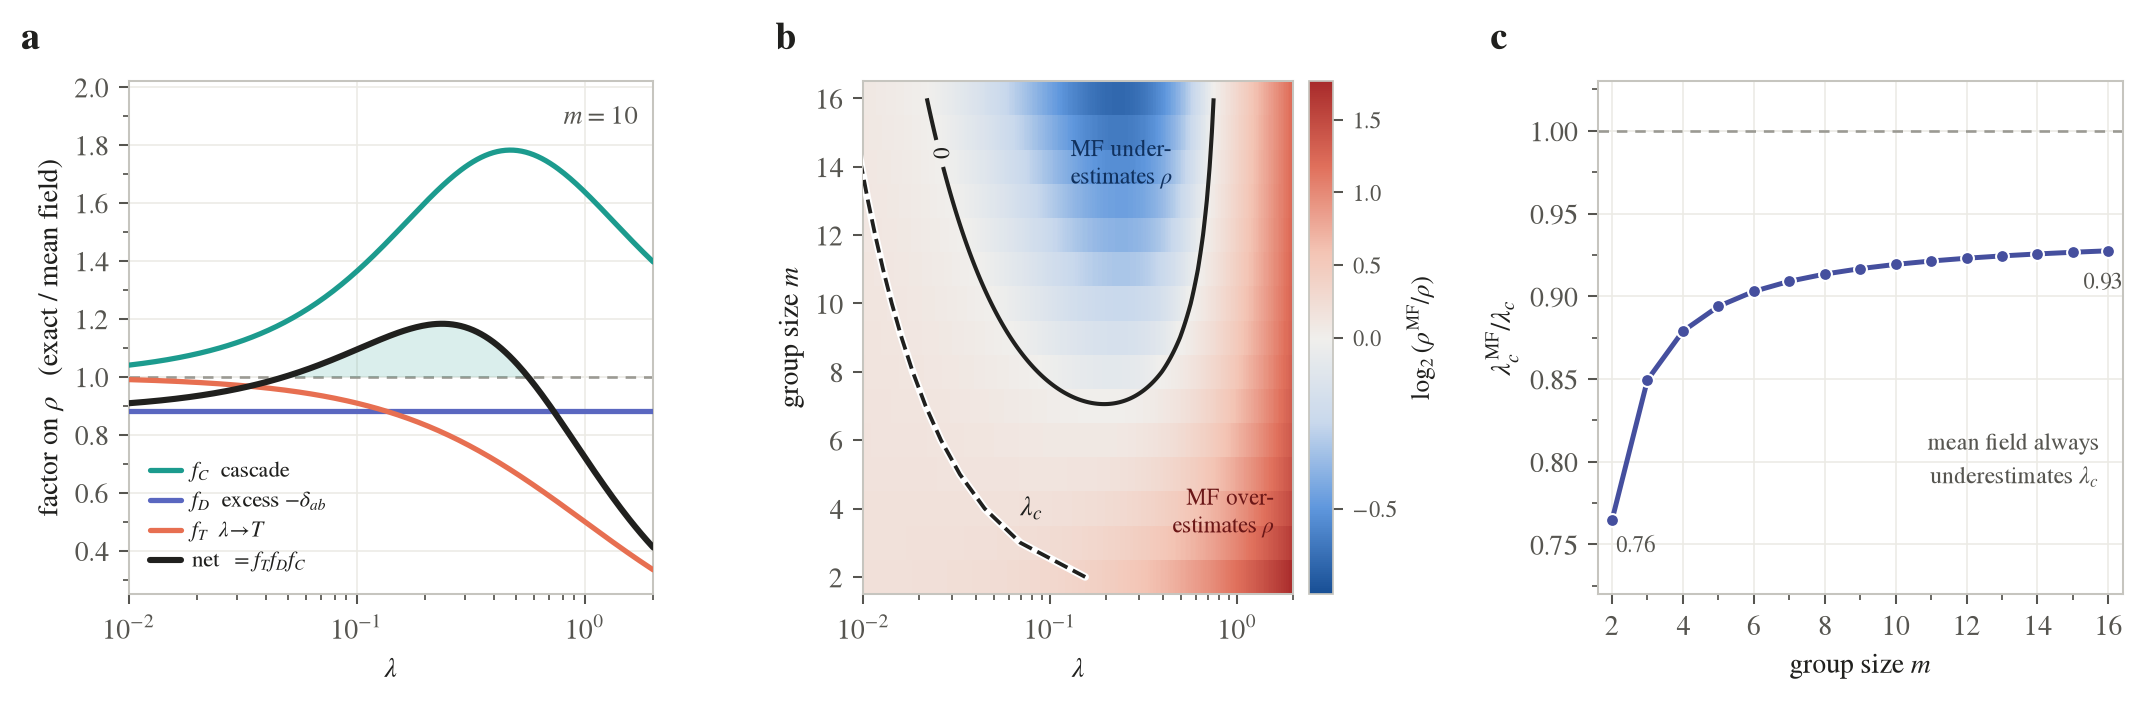

This chart was generated by the following Python code:
"""
Figure 3: turning off the three mean-field deviations term by term, and the
sign and magnitude of the net deviation on the (m, lambda) plane.
"""
import json
import numpy as np
import matplotlib as mpl
import matplotlib.pyplot as plt
from matplotlib.colors import LinearSegmentedColormap, TwoSlopeNorm
from matplotlib.ticker import MultipleLocator, AutoMinorLocator

from theory import lambda_c_rho
from meanfield import factors, lambda_c_mf, lambda_c_switched

# ---------------------------------------------------------------- style
INK, SEC, MUTED = "#20201e", "#565550", "#9b9a93"
GRID, SPINE = "#ecebe5", "#c6c5bf"
TEAL, CORAL, INDIGO = "#1C9B8E", "#E76F51", "#5A67C0"
PT = "#454F9E"
mpl.rcParams.update({
    "figure.dpi": 140, "savefig.dpi": 340,
    "font.family": "STIXGeneral", "mathtext.fontset": "stix", "font.size": 9.5,
    "axes.edgecolor": SPINE, "axes.linewidth": 0.7,
    "axes.labelcolor": INK, "axes.labelpad": 3.5, "text.color": INK,
    "xtick.color": SEC, "ytick.color": SEC,
    "xtick.labelcolor": SEC, "ytick.labelcolor": SEC,
    "xtick.major.size": 3.4, "ytick.major.size": 3.4,
    "xtick.minor.size": 1.9, "ytick.minor.size": 1.9,
    "xtick.major.width": 0.7, "ytick.major.width": 0.7,
    "axes.grid": True, "grid.color": GRID, "grid.linewidth": 0.55,
    "legend.frameon": False, "axes.axisbelow": True,
    "lines.solid_capstyle": "round",
})
# diverging: blue <-> neutral grey <-> red  (never a hue at the midpoint)
DIV = LinearSegmentedColormap.from_list(
    "div", ["#184f95", "#5f97dd", "#c8d8ec", "#f0efec", "#f3c4b4", "#e0705c", "#a82b2b"])

P = {(3, 3): 0.5, (5, 5): 0.5}          # k in {3,5}, two layers, m1 = m2 = m
MS = list(range(2, 17))
LAMS = np.geomspace(0.01, 2.0, 260)

# ---------------------------------------------------------------- data
Z = np.empty((len(MS), len(LAMS)))       # log2(rho_MF / rho_exact)
for i, m in enumerate(MS):
    for j, lam in enumerate(LAMS):
        Z[i, j] = -np.log2(factors(P, (m, m), lam)[3])   # net = rho/rho_MF

lc_ex = np.array([lambda_c_rho(P, (m, m)) for m in MS])
lc_mf = np.array([lambda_c_mf(P, (m, m)) for m in MS])
ratio = lc_mf / lc_ex

M_A = 10                                  # representative m for panel (a)
fT = np.array([factors(P, (M_A, M_A), l)[0] for l in LAMS])
fD = np.array([factors(P, (M_A, M_A), l)[1] for l in LAMS])
fC = np.array([factors(P, (M_A, M_A), l)[2] for l in LAMS])
net = fT * fD * fC

# ---------------------------------------------------------------- figure
fig, (axA, axB, axC) = plt.subplots(1, 3, figsize=(10.4, 3.3))
fig.subplots_adjust(left=0.062, right=0.975, bottom=0.165, top=0.905, wspace=0.40)

def tag(ax, s):
    ax.text(-0.205, 1.045, s, transform=ax.transAxes, fontsize=13,
            fontweight="bold", va="bottom", ha="left", color=INK)

# ---- (a) the three factors, switched on one at a time -------------------
axA.axhline(1.0, color=MUTED, lw=0.9, ls=(0, (4, 3)), zorder=1)
axA.plot(LAMS, fC, "-", color=TEAL, lw=1.8, zorder=3, label=r"$f_C$  cascade")
axA.plot(LAMS, fD * np.ones_like(LAMS), "-", color=INDIGO, lw=1.8, zorder=3,
         label=r"$f_D$  excess $-\delta_{ab}$")
axA.plot(LAMS, fT, "-", color=CORAL, lw=1.8, zorder=3, label=r"$f_T$  $\lambda\!\to\!T$")
axA.plot(LAMS, net, "-", color=INK, lw=2.1, zorder=4, label=r"net  $=f_Tf_Df_C$")
above = net > 1
if above.any():
    axA.fill_between(LAMS, 1, net, where=above, color=TEAL, alpha=0.16,
                     lw=0, zorder=2)
axA.set_xscale("log")
axA.set_xlim(LAMS[0], LAMS[-1]); axA.set_ylim(0.25, 2.02)
axA.set_xlabel(r"$\lambda$")
axA.set_ylabel(r"factor on $\rho$   (exact / mean field)")
axA.yaxis.set_minor_locator(AutoMinorLocator(2))
axA.tick_params(which="both", top=False, right=False)
axA.legend(loc="lower left", frameon=False, fontsize=7.6, handlelength=1.4,
           handletextpad=0.5, labelspacing=0.35, borderaxespad=0.55)
axA.text(0.97, 0.955, rf"$m={M_A}$", transform=axA.transAxes, fontsize=9,
         color=SEC, ha="right", va="top")
tag(axA, "a")

# ---- (b) net deviation on the (m, lambda) plane -------------------------
vmax = float(np.max(np.abs(Z)))
norm = TwoSlopeNorm(vmin=-max(0.75, np.max(-Z)), vcenter=0.0, vmax=vmax)
pcm = axB.pcolormesh(LAMS, MS, Z, cmap=DIV, norm=norm, shading="nearest")
cs = axB.contour(LAMS, MS, Z, levels=[0.0], colors=[INK], linewidths=1.4,
                 linestyles="-")
axB.clabel(cs, fmt={0.0: "0"}, fontsize=8, inline=True)
axB.plot(lc_ex, MS, "-", color="white", lw=2.6, zorder=4)
axB.plot(lc_ex, MS, "--", color=INK, lw=1.3, zorder=5)
axB.text(lc_ex[2] * 1.55, MS[2], r"$\lambda_c$", color=INK, fontsize=9.5,
         ha="left", va="center", zorder=6)
axB.set_xscale("log")
axB.set_xlim(LAMS[0], LAMS[-1]); axB.set_ylim(MS[0] - 0.5, MS[-1] + 0.5)
axB.set_xlabel(r"$\lambda$")
axB.set_ylabel(r"group size $m$")
axB.yaxis.set_major_locator(MultipleLocator(2))
axB.grid(False)
axB.tick_params(which="both", top=False, right=False)
cb = fig.colorbar(pcm, ax=axB, pad=0.03, aspect=22)
cb.set_label(r"$\log_2(\rho^{\mathrm{MF}}/\rho)$", fontsize=8.6)
cb.ax.tick_params(labelsize=7.8, color=SEC, labelcolor=SEC)
cb.outline.set_edgecolor(SPINE); cb.outline.set_linewidth(0.6)
axB.text(0.60, 0.90, "MF under-\nestimates $\\rho$", transform=axB.transAxes,
         fontsize=7.8, color="#10315e", ha="center", va="top", linespacing=1.35)
axB.text(0.955, 0.10, "MF over-\nestimates $\\rho$", transform=axB.transAxes,
         fontsize=7.8, color="#6b1717", ha="right", va="bottom", linespacing=1.35)
tag(axB, "b")

# ---- (c) the threshold consequence --------------------------------------
axC.axhline(1.0, color=MUTED, lw=0.9, ls=(0, (4, 3)), zorder=1)
axC.plot(MS, ratio, "-o", color=PT, lw=1.7, ms=4.4, mfc=PT, mec="white",
         mew=0.7, zorder=3)
axC.set_xlim(MS[0] - 0.4, MS[-1] + 0.4); axC.set_ylim(0.72, 1.03)
axC.set_xlabel(r"group size $m$")
axC.set_ylabel(r"$\lambda_c^{\mathrm{MF}}/\lambda_c$")
axC.xaxis.set_major_locator(MultipleLocator(2))
axC.yaxis.set_major_locator(MultipleLocator(0.05))
axC.xaxis.set_minor_locator(AutoMinorLocator(2))
axC.yaxis.set_minor_locator(AutoMinorLocator(2))
axC.tick_params(which="both", top=False, right=False)
for m, dx, dy in [(2, 8, -11), (16, -2, -13)]:
    r = ratio[MS.index(m)]
    axC.annotate(f"{r:.2f}", xy=(m, r), xytext=(dx, dy),
                 textcoords="offset points", fontsize=7.8, color=SEC,
                 ha="center")
axC.text(0.955, 0.26, "mean field always\nunderestimates $\\lambda_c$",
         transform=axC.transAxes, fontsize=8.2, color=SEC, ha="right",
         va="center", linespacing=1.4)
tag(axC, "c")

fig.savefig("figure3_meanfield.pdf", bbox_inches="tight")
fig.savefig("figure3_meanfield.png", bbox_inches="tight", dpi=210)

# ---------------------------------------------------------------- data out
flip = {}
for m in MS:
    ls = np.geomspace(1e-3, 20, 3000)
    nets = np.array([factors(P, (m, m), l)[3] for l in ls])
    a = ls[nets > 1]
    flip[m] = [float(a.min()), float(a.max())] if len(a) else None
json.dump({"m": MS, "lc_exact": lc_ex.tolist(), "lc_mf": lc_mf.tolist(),
           "ratio": ratio.tolist(), "flip_window": flip},
          open("figure3_data.json", "w"), indent=2)

print("saved figure3_meanfield.pdf/.png")
print("lam_c^MF/lam_c :", ", ".join(f"m={m}:{r:.4f}" for m, r in zip(MS, ratio) if m in (2,3,4,6,8,16)))
print("first m with sign flip:", min(m for m in MS if flip[m]))
print("flip window at m=8 :", flip[8])
print("max log2(rho_MF/rho):", f"{Z.max():.3f}", " min:", f"{Z.min():.3f}")
